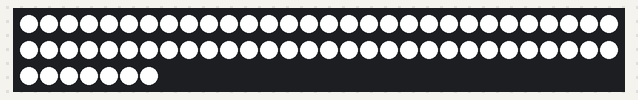
Simulated run of this sketch. Board: ATtiny85, built with avr-gcc and run on an emulated ATtiny85. On the bench: 67 RGB LEDs in strip order, left to right, continuing on the next row. What the sketch prints to the serial monitor is not drawn.

Above: at 0.1 s.

The sketch:

SoundControlNeo.ino
```cpp
#include <Adafruit_DotStar.h>
// Because conditional #includes don't work w/Arduino sketches...
#include <SPI.h>         // COMMENT OUT THIS LINE FOR GEMMA OR TRINKET
//#include <avr/power.h> // ENABLE THIS LINE FOR GEMMA OR TRINKET

#define NUMPIXELS 67 // Number of LEDs in strip

// Here's how to control the LEDs from any two pins:
#define DATAPIN    4
#define CLOCKPIN   5
Adafruit_DotStar strip = Adafruit_DotStar(
  NUMPIXELS, DATAPIN, CLOCKPIN, DOTSTAR_BRG);
// The last parameter is optional -- this is the color data order of the
// DotStar strip, which has changed over time in different production runs.
// Your code just uses R,G,B colors, the library then reassigns as needed.
// Default is DOTSTAR_BRG, so change this if you have an earlier strip.

// Hardware SPI is a little faster, but must be wired to specific pins
// (Arduino Uno = pin 11 for data, 13 for clock, other boards are different).
//Adafruit_DotStar strip = Adafruit_DotStar(NUMPIXELS, DOTSTAR_BRG);
int sensorPin=7;
boolean val =0;

void setup() {
pinMode(sensorPin, INPUT);

#if defined(__AVR_ATtiny85__) && (F_CPU == 16000000L)
  clock_prescale_set(clock_div_1); // Enable 16 MHz on Trinket
#endif

  strip.begin(); // Initialize pins for output
  strip.show();  // Turn all LEDs off ASAP
  Serial.begin (9600);
}

// Runs 10 LEDs at a time along strip, cycling through red, green and blue.
// This requires about 200 mA for all the 'on' pixels + 1 mA per 'off' pixel.
uint32_t color = 0xFFFFFF;      // 'On' color (starts red)
uint32_t black = 0x000000;      // 'On' color (starts red)
// int countNumber = 1000;
int countNumberSound = 0;

void loop() {
  val =digitalRead(sensorPin);

  Serial.println (val);


  if (val == 0){
   for (int i = 0; i < NUMPIXELS; ++i)
      {
        // strip.setPixelColor(i, 255, 255, 255);
        strip.setPixelColor(i, color);
      }
      strip.show();
      countNumberSound = 0;
      delay(2000);
  }else{
    for (int i = 0; i < NUMPIXELS; ++i)
      {
        // strip.setPixelColor(i, 255, 255, 255);
        strip.setPixelColor(i, black);
      }
      strip.show();
      if(countNumberSound == 0){
          delay(10);
          countNumberSound =1;
      }

  }
}
//   {
//     /* code */
//   }
//   if (val==0)
//   {
//     // begin count
//     countNumberSound += 1;
//     if (countNumberSound > 100)
//     {
//       /* code */
//      countNumberSound = 100;
//     }

//   }else{
//     countNumberSound -= 1;
//     if (countNumberSound < -100)
//     {
//      /* code */
//      countNumberSound = -100;
//     }

//   }


//   if (countNumberSound > 30)
//   {
//    /* code */
//    for (int i = 0; i < NUMPIXELS; ++i)
//       {
//         // strip.setPixelColor(i, 255, 255, 255);
//         strip.setPixelColor(i, color);
//       }
//       strip.show();
//   }
//   if (countNumberSound < -30)
//   {
//    /* code */
//          for (int x = 0; x < NUMPIXELS; ++x){
//         strip.setPixelColor(x, black);

//       }
//       strip.show();

//   }


// //   if (countNumber < 20) {
// //       // countNumber = countNumber + 1;
// //       for (int i = 0; i < NUMPIXELS; ++i)
// //       {
// //         // strip.setPixelColor(i, 255, 255, 255);
// //         strip.setPixelColor(i, color);
// //       }
// //       strip.show();
// //       countNumber += 1;
// //     }
// // else {
// //       for (int x = 0; x < NUMPIXELS; ++x){
// //         strip.setPixelColor(x, black);

// //       }
// //       countNumberSound = 0;
// //       strip.show();
// //     }
//   }
```
